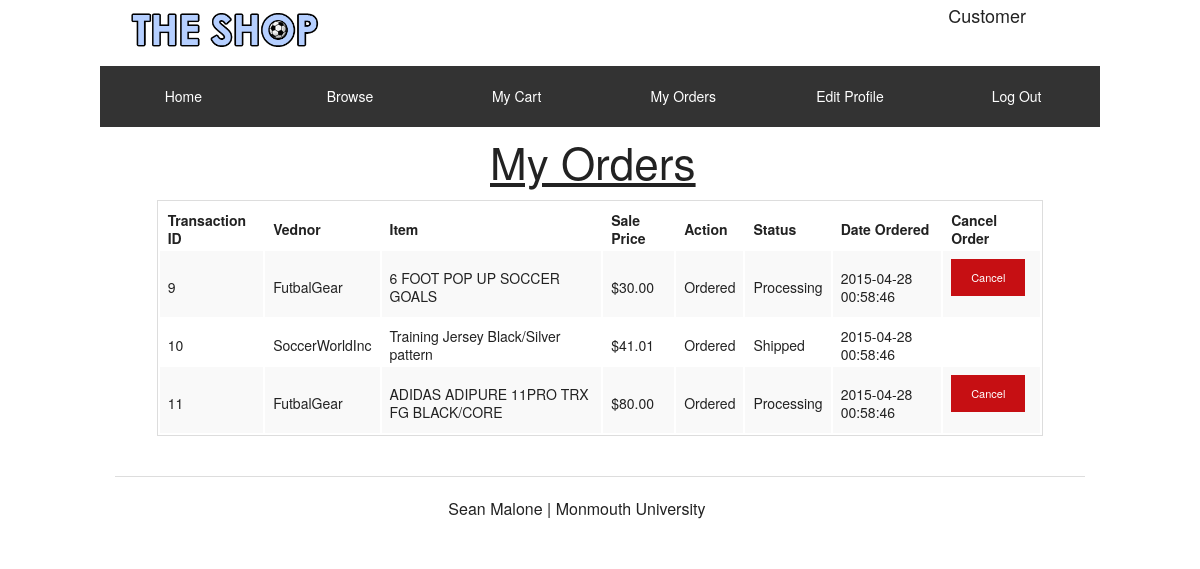
The app's page /my_orders.php (signed in) with its own data.
### tables this page shows
CREATE TABLE IF NOT EXISTS `transactions` (
`transID` smallint(10) NOT NULL,
  `userID` varchar(30) NOT NULL,
  `vendorID` varchar(30) NOT NULL,
  `productID` smallint(10) NOT NULL,
  `item_name` varchar(50) NOT NULL,
  `price` decimal(10,2) NOT NULL,
  `action` varchar(20) NOT NULL,
  `status` varchar(10) NOT NULL,
  `date` datetime NOT NULL
);

### my_orders.php (the view, shortened to what this page needs)
<html>
<head>
  <link rel="stylesheet" href="css/foundation.css" />
</head>
<body>
	<?php
    if(empty($_COOKIE['userID'])){
      header('LOCATION: index.php');
    }else{
      $userID = $_COOKIE['userID'];
    }
  ?>
	<div>
	</div>
	<div class="row">
    <div class="large-3 large-centered columns">
      <h1><u>My Orders</u></h1>
    </div>
    <div class="large-11 large-centered columns">
      <?php
      include("includes/dbcon.php");
      $q = "SELECT * FROM transactions WHERE userID = '$userID'";
      $r = mysqli_query($dbc, $q);
      echo "<table><tr>";
      echo "<td> <b>Transaction ID</b> </td>";
      echo "<td> <b>Vednor</b> </td>";
      echo "<td> <b>Item</b> </td>";
      echo "<td> <b>Sale Price</b> </td>";
      echo "<td> <b>Action</b> </td>";
      echo "<td> <b>Status</b> </td>";
      echo "<td> <b>Date Ordered</b> </td>";
      echo "<td> <b>Cancel Order</b> </td>";
      echo "</tr>\n";
      while($row = mysqli_fetch_array($r)) {
        echo '<tr>';
        echo '<td>'.($row['transID']).'</td>';
        echo '<td>'.($row['vendorID']).'</td>';
        echo '<td>'.($row['item_name']).'</td>';
        echo '<td>$'.($row['price']).'</td>';
        echo '<td>'.($row['action']).'</td>';
        echo '<td>'.($row['status']).'</td>';
        echo '<td>'.($row['date']).'</td>';
        if (($row['status']) == 'Processing') {
          echo '<td><a class="button alert tiny" href="c_cancel_order.php?id='.$row['transID'].'">Cancel</a></td>';
        }
      }
      echo '</tr>';
      echo '</table>';
      ?>
    </div>
	</div>
</body>
</html>

### records on screen
transactions: transID "9", vendorID "FutbalGear", item_name "6 FOOT POP UP SOCCER GOALS", price "30.00", action "Ordered", status "Processing", date "2015-04-28 00:58:46"
transactions: transID "10", vendorID "SoccerWorldInc", item_name "Training Jersey Black/Silver pattern", price "41.01", action "Ordered", status "Shipped", date "2015-04-28 00:58:46"
transactions: transID "11", vendorID "FutbalGear", item_name "ADIDAS ADIPURE 11PRO TRX FG BLACK/CORE", price "80.00", action "Ordered", status "Processing", date "2015-04-28 00:58:46"
